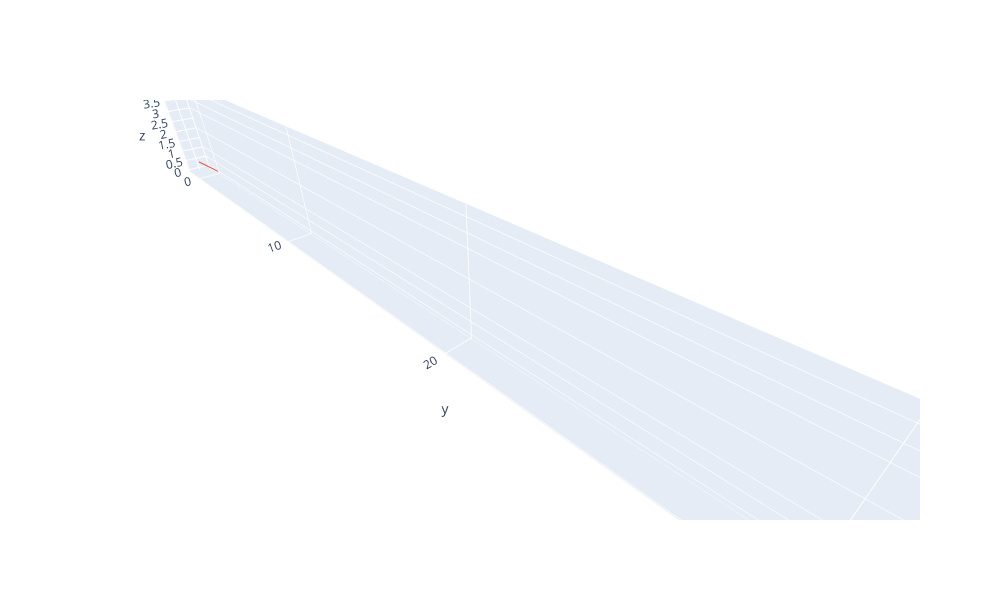

Write notebook code for a chart like this one.
### Code cell
# Plot rotation (coordinates)
data = []
for i in range(num_scans):
    
    point = go.Scatter3d(x=[t_abs[0]], y=[t_abs[1]], z=[t_abs[2]], 
                mode='markers', marker=dict(size=2))
    xs = [0, 1]
    ys = [0, 1]
    zs = [0, 1]
    lines = go.Scatter3d(x=xs,y=ys,z=zs,mode="lines")
    data += [point, lines]
fig = go.Figure(data=data)
fig.update_layout(width=1000, height=600, scene=dict(
                aspectmode='data'),showlegend=False)

### Figure 1 — Plotly figure (JSON) as saved in the notebook; plotly's stock layout.template omitted (floating-point values rounded to 4 significant figures)
{"data": [{"marker": {"size": 2}, "mode": "markers", "type": "scatter3d", "x": [0.2574], "y": [43.54], "z": [4.147]}, {"mode": "lines", "type": "scatter3d", "x": [0, 1], "y": [0, 1], "z": [0, 1]}], "layout": {"height": 600, "scene": {"aspectmode": "data"}, "showlegend": false, "width": 1000}}
